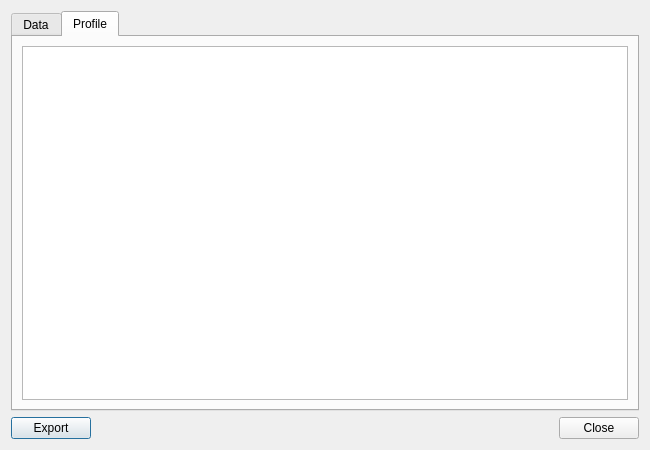
<?xml version="1.0" encoding="UTF-8"?>
<ui version="4.0">
 <class>DataViewDialog</class>
 <widget class="QDialog" name="DataViewDialog">
  <property name="geometry">
   <rect>
    <x>0</x>
    <y>0</y>
    <width>650</width>
    <height>450</height>
   </rect>
  </property>
  <property name="windowTitle">
   <string>Dialog</string>
  </property>
  <layout class="QVBoxLayout" name="verticalLayout">
   <item>
    <widget class="QTabWidget" name="tabWidget">
     <property name="currentIndex">
      <number>1</number>
     </property>
     <widget class="QWidget" name="dataTab">
      <attribute name="title">
       <string>Data</string>
      </attribute>
      <layout class="QVBoxLayout" name="verticalLayout_2">
       <item>
        <widget class="QStackedWidget" name="stackedWidget">
         <widget class="QWidget" name="hexPage"/>
         <widget class="QWidget" name="textPage"/>
        </widget>
       </item>
      </layout>
     </widget>
     <widget class="QWidget" name="profileTab">
      <attribute name="title">
       <string>Profile</string>
      </attribute>
      <layout class="QVBoxLayout" name="verticalLayout_3">
       <item>
        <widget class="QTableView" name="profileView"/>
       </item>
      </layout>
     </widget>
    </widget>
   </item>
   <item>
    <layout class="QHBoxLayout" name="horizontalLayout">
     <item>
      <widget class="QPushButton" name="exportButton">
       <property name="text">
        <string>Export</string>
       </property>
      </widget>
     </item>
     <item>
      <spacer name="horizontalSpacer">
       <property name="orientation">
        <enum>Qt::Horizontal</enum>
       </property>
       <property name="sizeHint" stdset="0">
        <size>
         <width>40</width>
         <height>20</height>
        </size>
       </property>
      </spacer>
     </item>
     <item>
      <widget class="QPushButton" name="closeButton">
       <property name="text">
        <string>Close</string>
       </property>
      </widget>
     </item>
    </layout>
   </item>
  </layout>
 </widget>
 <resources/>
 <connections/>
</ui>
